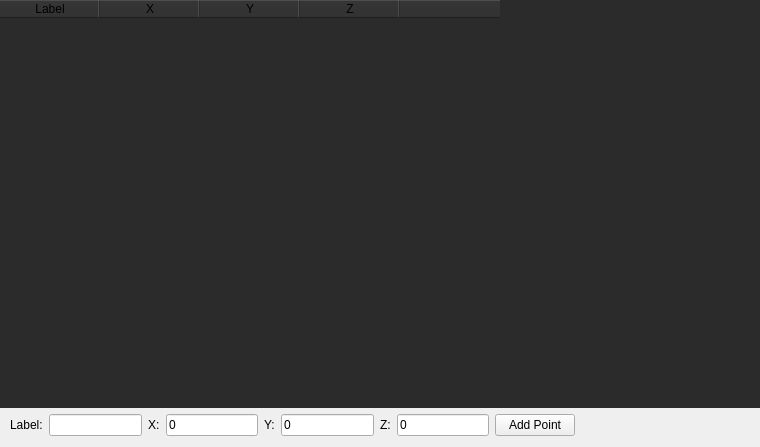
<?xml version="1.0" encoding="UTF-8"?>
<ui version="4.0">
 <class>PointsFileEditor</class>
 <widget class="QWidget" name="PointsFileEditor">
  <property name="geometry">
   <rect>
    <x>0</x>
    <y>0</y>
    <width>760</width>
    <height>447</height>
   </rect>
  </property>
  <property name="windowTitle">
   <string>Form</string>
  </property>
  <layout class="QGridLayout" name="gridLayout_2">
   <property name="leftMargin">
    <number>0</number>
   </property>
   <property name="topMargin">
    <number>0</number>
   </property>
   <property name="rightMargin">
    <number>0</number>
   </property>
   <item row="0" column="0">
    <layout class="QVBoxLayout" name="verticalLayout">
     <item>
      <widget class="QScrollArea" name="scrollArea">
       <property name="styleSheet">
        <string notr="true">border: 0;</string>
       </property>
       <property name="widgetResizable">
        <bool>true</bool>
       </property>
       <widget class="QWidget" name="scrollAreaWidgetContents">
        <property name="geometry">
         <rect>
          <x>0</x>
          <y>0</y>
          <width>758</width>
          <height>405</height>
         </rect>
        </property>
        <property name="styleSheet">
         <string notr="true">border: 0;</string>
        </property>
        <layout class="QGridLayout" name="gridLayout">
         <property name="leftMargin">
          <number>0</number>
         </property>
         <property name="topMargin">
          <number>0</number>
         </property>
         <property name="rightMargin">
          <number>0</number>
         </property>
         <property name="bottomMargin">
          <number>0</number>
         </property>
         <item row="1" column="0">
          <widget class="QTableWidget" name="tableWidget">
           <property name="styleSheet">
            <string notr="true">border: 0;
background-color: rgb(43, 43, 43);</string>
           </property>
           <column>
            <property name="text">
             <string>Label</string>
            </property>
            <property name="textAlignment">
             <set>AlignCenter</set>
            </property>
           </column>
           <column>
            <property name="text">
             <string>X</string>
            </property>
            <property name="textAlignment">
             <set>AlignCenter</set>
            </property>
           </column>
           <column>
            <property name="text">
             <string>Y</string>
            </property>
            <property name="textAlignment">
             <set>AlignCenter</set>
            </property>
           </column>
           <column>
            <property name="text">
             <string>Z</string>
            </property>
            <property name="textAlignment">
             <set>AlignCenter</set>
            </property>
           </column>
           <column>
            <property name="text">
             <string/>
            </property>
           </column>
          </widget>
         </item>
        </layout>
       </widget>
      </widget>
     </item>
     <item>
      <layout class="QHBoxLayout" name="horizontalLayout">
       <property name="leftMargin">
        <number>10</number>
       </property>
       <item>
        <widget class="QLabel" name="label_4">
         <property name="text">
          <string>Label:</string>
         </property>
        </widget>
       </item>
       <item>
        <widget class="LineEdit" name="labelLineEdit">
         <property name="contextMenuPolicy">
          <enum>Qt::CustomContextMenu</enum>
         </property>
         <property name="text">
          <string/>
         </property>
        </widget>
       </item>
       <item>
        <widget class="QLabel" name="label">
         <property name="text">
          <string>X:</string>
         </property>
        </widget>
       </item>
       <item>
        <widget class="LineEdit" name="xLineEdit">
         <property name="contextMenuPolicy">
          <enum>Qt::CustomContextMenu</enum>
         </property>
         <property name="text">
          <string>0</string>
         </property>
        </widget>
       </item>
       <item>
        <widget class="QLabel" name="label_2">
         <property name="text">
          <string>Y:</string>
         </property>
        </widget>
       </item>
       <item>
        <widget class="LineEdit" name="yLineEdit">
         <property name="contextMenuPolicy">
          <enum>Qt::CustomContextMenu</enum>
         </property>
         <property name="text">
          <string>0</string>
         </property>
        </widget>
       </item>
       <item>
        <widget class="QLabel" name="label_3">
         <property name="text">
          <string>Z:</string>
         </property>
        </widget>
       </item>
       <item>
        <widget class="LineEdit" name="zLineEdit">
         <property name="contextMenuPolicy">
          <enum>Qt::CustomContextMenu</enum>
         </property>
         <property name="text">
          <string>0</string>
         </property>
        </widget>
       </item>
       <item>
        <widget class="QPushButton" name="addPointButton">
         <property name="text">
          <string>Add Point</string>
         </property>
        </widget>
       </item>
       <item>
        <spacer name="horizontalSpacer">
         <property name="orientation">
          <enum>Qt::Horizontal</enum>
         </property>
         <property name="sizeHint" stdset="0">
          <size>
           <width>200</width>
           <height>20</height>
          </size>
         </property>
        </spacer>
       </item>
      </layout>
     </item>
    </layout>
   </item>
  </layout>
 </widget>
 <customwidgets>
  <customwidget>
   <class>LineEdit</class>
   <extends>QLineEdit</extends>
   <header>lineedit.h</header>
  </customwidget>
 </customwidgets>
 <resources/>
 <connections/>
</ui>
